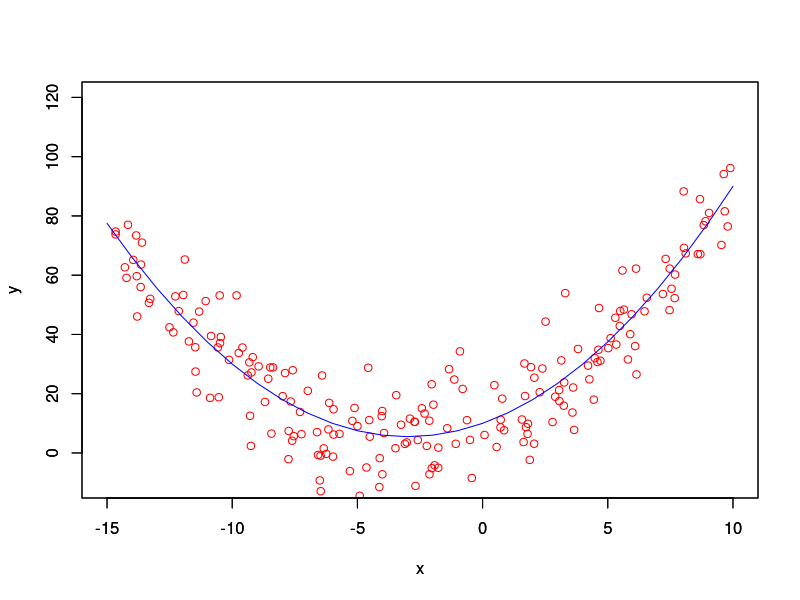

The R source for this figure:
rm(list=ls())
library("corpcor")
#############################################################################################################
#APROXIMACAO DE FUNCAO
#############################################################################################################
N<-200                         #Gerando dados
x<-runif(n=N,min=-15,max=10)   
xgrid<-seq(-15,10,1)
yr<-(0.5*x^2+3*x+10)+10*rnorm(length(x))
ygrid<-(0.5*xgrid^2+3*xgrid+10)
plot(x,yr,type='p',col='red',xlim=c(-15,10),ylim=c(-10,120),xlab='x',ylab='y') #Plot dos pontos
par(new=T)
plot(xgrid,ygrid,type='l',col='blue',xlim=c(-15,10),ylim=c(-10,120),xlab='x',ylab='y') #Plot da aproxima????o
